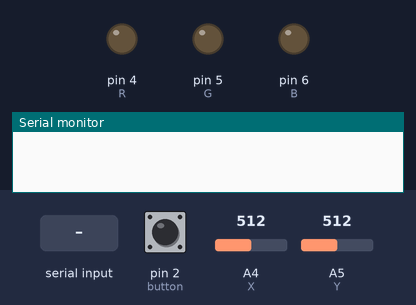
A sketch run on a simulated Arduino Uno, built with avr-gcc and run on an emulated ATmega328P. On the bench: output pins drawn as LEDs (lit = HIGH), the last lines printed to the serial monitor. Inputs (shaded band) come from the test bench; at power-on: pin 2 (button) HIGH, A4 (X) = 512, A5 (Y) = 512.

Above: at 1.2 s.
1.3 s: "0\n" received over Serial
At 2.5 s:
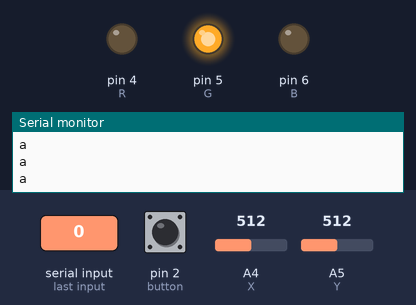
2.8 s: "4\n" received over Serial
At 3.8 s:
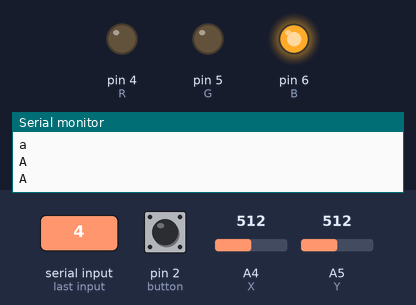
4.3 s: "1\n" received over Serial
At 5.0 s:
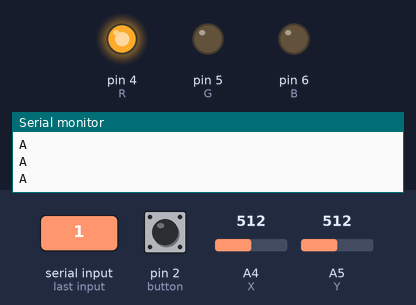
9.7 s: "2\n" received over Serial
At 10.3 s:
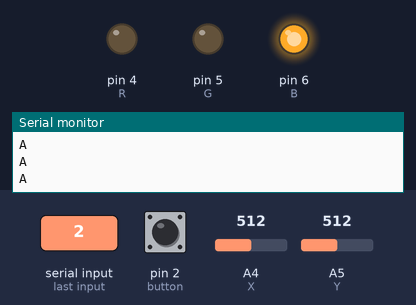
Timing chart, 0 to 12.2 s (numbered marks = the images above; inputs shaded):
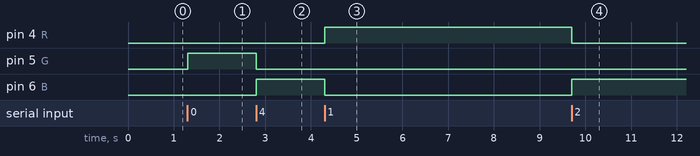

Measured:
- after the input at 1.3 s, pin 5 (G): LOW → HIGH at once
- after the input at 2.8 s, pin 5 (G): HIGH → LOW at once; pin 6 (B): LOW → HIGH at once
- after the input at 4.3 s, pin 4 (R): LOW → HIGH at once; pin 6 (B): HIGH → LOW at once
- after the input at 9.7 s, pin 4 (R): HIGH → LOW at once; pin 6 (B): LOW → HIGH at once

The sketch:

controller.ino
```cpp
#include"Arduino.h"
#include"String.h"
#include<SoftwareSerial.h>
int button=2;
int X=A4;
int Y=A5;/*摇杆*/
int R = 4;/*LED*/
int G = 5;
int B = 6;
int color; /*1 = hong 2 = lv 3 = huang*/
bool Auto;
bool starton;
int state;
int w;
char output;
char oldoutput;
char input[10];
int k = 0;
bool zerotimeron;
int zerotimer;
int curtime;
int oldtime;
int zerotimes;
bool ownAuto;
bool newsend;
void setup() {
  // put your setup code here, to run once:
   pinMode(button,INPUT_PULLUP);
   pinMode(R,OUTPUT);
   pinMode(G,OUTPUT);
   pinMode(B,OUTPUT);
   Serial.begin(9600);/*蓝牙接硬串口连电脑*/
   digitalWrite(R,LOW);
   digitalWrite(G,LOW);
   digitalWrite(B,LOW);
   Auto = false;
   starton = false;
   attachInterrupt(0,isr,FALLING);
   w = 0;
   oldtime = 0;
   zerotimeron = false;
   zerotimer = 0;
   zerotimes = 3;
   newsend = true;
}
void isr()
{
  if(!starton)
  {
    output = '1';
    oldoutput = '0';

  }
 else
 {
   if(Auto)
   {
    w = 0;
   }
   else
   {
    w = 1;
   }
 }
}
void loop() {
  // put your main code here, to run repeatedly:
    curtime =millis();
    if(zerotimeron){zerotimer = zerotimer + curtime - oldtime;}
    oldtime = curtime;
    int a = analogRead(X);
    int b = analogRead(Y);
    if(a < 100 && b < 100){state = 1;}/*在组装的时候，X轴正方向在左侧，Y轴正方向在上侧*/
    if(a > 450 && a < 600 && b < 100){state = 2;}
    if(a > 900 && b < 100){state = 3;}
    if(a < 100 && b > 400 && b < 600){state = 4;}
    if(a > 450 && a < 600 && b > 450 && b < 600){state = 0;}
    if(a > 900 && b > 450 && b < 600){state = 5;}
    if(a < 100 && b > 900){state = 6;}
    if(a > 450 && a < 600 && b > 900){state = 7;}
    if(a > 900 && b > 900){state = 8;}
    if(starton)
    {
      output = char(state + int('a'));
    }
    while(Serial.available())
    {
         input[k] = Serial.read();
         k++;
         if(input[k - 1] == '\n'){k = 0;break;}
    }
      if(input[0] == '0')
      {
        color = 2;
        starton = true;
        Auto = false;
        ownAuto = false;
      }
      if(input[0] == '1')
      {
         color = 1;
         starton = true;
         Auto = false;
         ownAuto =  false;
      }
      if(input[0] == '2')
      {
        color = 3;
        starton = true;
        Auto = true;
        ownAuto = false;

      }
      if(input[0] == '3')
      {
        color = 0;
        starton = false;
        Auto = false;
        ownAuto = false;
      }
      if(input[0] == '4')
      {
        color = 3;
        starton = true;
        Auto = true;
        ownAuto = true;

      }


    switch(color)
    {
      case 0:{digitalWrite(R,LOW);digitalWrite(G,LOW);digitalWrite(B,LOW);break;}
      case 1:{digitalWrite(R,HIGH);digitalWrite(G,LOW);digitalWrite(B,LOW);break;}
      case 2:{digitalWrite(R,LOW);digitalWrite(G,HIGH);digitalWrite(B,LOW);break;}
      case 3:{digitalWrite(R,LOW);digitalWrite(G,LOW);digitalWrite(B,HIGH);break;}
    }

      if(ownAuto)
      {
        w = 1;
      }
      if(w == 1 && starton)
      {
        output = char(int(output) - int('a') + int ('A'));
      }

      if( output != oldoutput && newsend)
      {
        zerotimeron = true;
        zerotimes = 0;
        zerotimer = 1000;
        oldoutput = output;
        newsend = false;

      }
      if( zerotimer > 500 && zerotimes < 3)
      {
        Serial.write(output);
        Serial.write('\n');
        zerotimer = 0;
        zerotimes += 1;
        delay(200);

      }
      if(zerotimes >= 3)
      {
        zerotimes = 3;
        newsend = true;
        zerotimer = 0;
        zerotimeron = false;

      }


}
```
